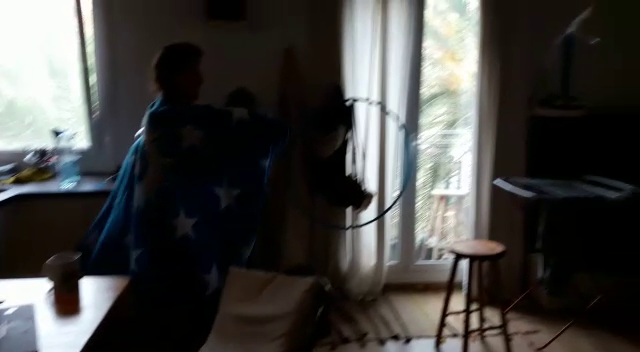
#> input picture frame 15 of src/weeks/week4/frame-block-matching-master/video.mp4, 640 x 352 px
$ python video_stabilization_block_final.py
#> lines starting #> are read from the running program, lines starting #| are printed output that depends on the picture
#> further down, prev is the input picture: shape (352, 640, 3); mean B, G, R 64.9, 66.7, 67.6
### src/weeks/week4/frame-block-matching-master/ebma_searcher.py
"""
Estimates the motion between to frame images
 by running an Exhaustive search Block Matching Algorithm (EBMA).
Minimizes the norm of the Displaced Frame Difference (DFD).

Tried in Python 2.7.5

!! DEPENDENCIES !!
This script depends on the following Python Packages:
- argparse, to parse command line arguments
- scikit-image, to save images
- OpenCV, to scale an image
- numpy, to speed up array manipulation
- matplotlib, for quiver
"""

import argparse
import os
import itertools
import math
import sys
import time

import numpy as np
import matplotlib.pyplot as plt
import pandas as pd

sys.path.append('/usr/local/lib/python2.7/site-packages')
import cv2 as cv


# import timeit

from skimage.io import imsave
from utils import positive_integer, subarray, show_quiver

# Local libraries:
import utils_opticalFlow as utOF

target_frame_path = '/home/agus/repos/mcv-m6-2019-team1/data/kitti_optical_flow/training_sequences/000045_10.png'
anchor_frame_path = '/home/agus/repos/mcv-m6-2019-team1/data/kitti_optical_flow/training_sequences/000045_11.png'

gt_folder = '/home/agus/repos/mcv-m6-2019-team1/data/kitti_optical_flow/gt'
sequence = '000045_10.png'

IN_DIR = '../../../../data/kitti_optical_flow/'
OUT_DIR = '../../../../output/week4/task1/'

target_frame_path = IN_DIR + '/training_sequences/000045_10.png'
anchor_frame_path = IN_DIR + '/training_sequences/000045_11.png'

gt_folder = IN_DIR + 'gt'
sequence = '000045_10.png'

#block_size_list = [4, 8, 16, 32, 64]
#search_range_list = [4, 8, 16, 32, 64]
block_size_list = [200]
search_range_list = [2]

norm = 2
pixel_acc = 1

vals = list()
mse_script = []
psnr_script = []
msen_values = []
pepn_values = []
time_values = []
block_size_values = []
search_range_values = []


# [89 lines left out: function main, not called in this run]


class EBMA_searcher():
    """
    Estimates the motion between to frame images
     by running an Exhaustive search Block Matching Algorithm (EBMA).
    Minimizes the norm of the Displaced Frame Difference (DFD).
    """

    def __init__(self, N, R, p=1, acc=1):
        """
        :param N: Size of the blocks the image will be cut into, in pixels.
        :param R: Range around the pixel where to search, in pixels.
        :param p: Norm used for the DFD. p=1 => MAD, p=2 => MSE. Default: p=1.
        :param acc: 1: Integer-Pel Accuracy (no interpolation),
                    2: Half-Integer Accuracy (Bilinear interpolation)
        """

        self.N = N
        self.R = R
        self.p = p
        self.acc = acc

    def run(self, anchor_frame, target_frame):
        """
        Run!
        :param anchor_frame: Image that will be predicted.
        :param target_frame: Image that will be used to predict the target frame.
        :return: A tuple consisting of the predicted image and the motion field.
        """

        acc = self.acc
        height = anchor_frame.shape[0]
        width = anchor_frame.shape[1]
        N = self.N
        R = self.R
        p = self.p

        # interpolate original images if half-pel accuracy is selected
        if acc == 1:
            pass
        elif acc == 2:
            target_frame = cv.resize(target_frame, dsize=(width * 2, height * 2))
        else:
            raise ValueError('pixel accuracy should be 1 or 2. Got %s instead.' % acc)

        # predicted frame. anchor_frame is predicted from target_frame
        predicted_frame = np.empty((height, width), dtype=np.uint8)

        # motion field consisting in the displacement of each block in vertical and horizontal
        motion_field = np.empty((int(height / N), int(width / N), 2))

        # loop through every NxN block in the target image
        for (blk_row, blk_col) in itertools.product(xrange(0, height - (N - 1), N),
                                                    xrange(0, width - (N - 1), N)):

            # block whose match will be searched in the anchor frame
            blk = anchor_frame[blk_row:blk_row + N, blk_col:blk_col + N]

            # minimum norm of the DFD norm found so far
            dfd_n_min = np.infty

            # search which block in a surrounding RxR region minimizes the norm of the DFD. Blocks overlap.
            for (r_col, r_row) in itertools.product(range(-R, (R + N)),
                                                    range(-R, (R + N))):
                # candidate block upper left vertex and lower right vertex position as (row, col)
                up_l_candidate_blk = ((blk_row + r_row) * acc, (blk_col + r_col) * acc)
                low_r_candidate_blk = ((blk_row + r_row + N - 1) * acc, (blk_col + r_col + N - 1) * acc)

                # don't search outside the anchor frame. This lowers the computational cost
                if up_l_candidate_blk[0] < 0 or up_l_candidate_blk[1] < 0 or \
                                low_r_candidate_blk[0] > height * acc - 1 or low_r_candidate_blk[1] > width * acc - 1:
                    continue

                # the candidate block may fall outside the anchor frame
                candidate_blk = subarray(target_frame, up_l_candidate_blk, low_r_candidate_blk)[::acc, ::acc]
                assert candidate_blk.shape == (N, N)

                dfd = np.array(candidate_blk, dtype=np.float16) - np.array(blk, dtype=np.float16)

                if p==2:
                    dfd = dfd.astype(int)

                candidate_dfd_norm = np.linalg.norm(dfd, ord=p)


                # a better matching block has been found. Save it and its displacement
                if candidate_dfd_norm < dfd_n_min:
                    dfd_n_min = candidate_dfd_norm
                    matching_blk = candidate_blk
                    dy = r_col
                    dx = r_row

            # construct the predicted image with the block that matches this block
            predicted_frame[blk_row:blk_row + N, blk_col:blk_col + N] = matching_blk

            #print str((blk_row / N, blk_col / N)) + '--- Displacement: ' + str((dx, dy))

            # displacement of this block in each direction
            motion_field[blk_row / N, blk_col / N, 1] = dx
            motion_field[blk_row / N, blk_col / N, 0] = dy

        return predicted_frame, motion_field


# [2 lines that do not run on import are left out]

    # tictoc = timeit.timeit(main, number=1)
    # print 'Time to run the whole main(): %s' %tictoc

### src/weeks/week4/frame-block-matching-master/utils.py
import argparse

import matplotlib.pyplot as plt
import numpy as np


# [15 lines left out: function positive_integer, not called in this run]


def show_gray_img(asd):
    plt.imshow(asd, cmap='gray')
    plt.show()


def show_quiver(x_component_arrows, y_components_arrows):
    plt.quiver(x_component_arrows, y_components_arrows)
    plt.show()


def subarray(array, (upper_left_pix_row, upper_left_pix_col), (lower_right_pix_row, lower_right_pix_col)):
    """
    Return a subarray containing the pixels delimited by the pixels between upper_left_pix and lower_right.
    If asked for pixels outside the image boundary, such pixels have value 0.
    """

    if upper_left_pix_row > lower_right_pix_row or upper_left_pix_col > lower_right_pix_col:
        raise ValueError('coordinates of the subarray should correspond to a meaningful rectangle')

    orig_array = np.array(array)

    num_rows = lower_right_pix_row - upper_left_pix_row + 1
    num_cols = lower_right_pix_col - upper_left_pix_col + 1

    subarr = np.zeros((num_rows, num_cols), dtype=orig_array.dtype)

    # zoomed outside the original image
    if lower_right_pix_col < 0 or lower_right_pix_row < 0 or \
                    upper_left_pix_col > orig_array.shape[1] - 1 or upper_left_pix_row > orig_array.shape[0] - 1:
        return subarr

    # region of the original image that is inside the desired region
    # (i = col, j=row)
    # _________________________________
    # |                                | original image
    # |   _____________________________|____
    # |   |(j_o_1, i_o_1)              |    |
    # |   |             (j_o_2, i_o_2) |    |
    # |___|____________________________|    |
    # |                                 |
    # |_________________________________|  sliced final image

    if upper_left_pix_col < 0:
        i_o_1 = 0
    else:
        i_o_1 = upper_left_pix_col
    if upper_left_pix_row < 0:
        j_o_1 = 0
    else:
        j_o_1 = upper_left_pix_row

    if lower_right_pix_col > orig_array.shape[1] - 1:
        i_o_2 = orig_array.shape[1] - 1
    else:
        i_o_2 = lower_right_pix_col
    if lower_right_pix_row > orig_array.shape[0] - 1:
        j_o_2 = orig_array.shape[0] - 1
    else:
        j_o_2 = lower_right_pix_row


    # region of the final image that is inside the original image, and whose content will be taken from the orig im
    # (i = col, j=row)
    # _________________________________
    # |                                | original image
    # |   _____________________________|____
    # |   |(j_f_1, i_f_1)              |    |
    # |   |             (j_f_2, i_f_2) |    |
    # |___|____________________________|    |
    #     |                                 |
    #     |_________________________________|  sliced final image

    if upper_left_pix_col < 0:
        i_f_1 = -upper_left_pix_col
    else:
        i_f_1 = 0
    if upper_left_pix_row < 0:
        j_f_1 = -upper_left_pix_row
    else:
        j_f_1 = 0

    if lower_right_pix_col > orig_array.shape[1] - 1:
        i_f_2 = (orig_array.shape[1] - 1) - upper_left_pix_col
    else:
        i_f_2 = num_cols - 1
    if lower_right_pix_row > orig_array.shape[0] - 1:
        j_f_2 = (orig_array.shape[0] - 1) - upper_left_pix_row
    else:
        j_f_2 = num_rows - 1

    subarr[j_f_1:j_f_2 + 1, i_f_1:i_f_2 + 1] = orig_array[j_o_1:j_o_2 + 1, i_o_1:i_o_2 + 1]

    return subarr

### src/weeks/week4/frame-block-matching-master/video_stabilization_block_final.py
# Import numpy and OpenCV
import numpy as np
import cv2 as cv
#from utils.ebma_searcher import EBMA_searcher
from ebma_searcher import EBMA_searcher
import time
import os
DATA_DIR = '.'
OUT_DIR = '../../../../output/week4/task2'
def pol2cart(rho, phi):
    x = rho * np.cos(phi)
    y = rho * np.sin(phi)
    return(x, y)

def OFToRot(Du,Dv):
    s = np.shape(Du)
    #
    x1,y1 = np.meshgrid(range(s[1]),range(s[0]))
    x2 = x1+Du
    y2 = y1+Dv
    mag1, ang1 = cv.cartToPolar(x1,y1)
    mag2, ang2 = cv.cartToPolar(x2,y2)

    ang = ang2-ang1
    return ang

def movingAverage(curve, radius):
    window_size = 2 * radius + 1
    # Define the filter
    f = np.ones(window_size) / window_size
    # Add padding to the boundaries
    curve_pad = np.lib.pad(curve, (radius, radius), 'edge')
    # Apply convolution
    curve_smoothed = np.convolve(curve_pad, f, mode='same')
    # Remove padding
    curve_smoothed = curve_smoothed[radius:-radius]
    # return smoothed curve
    return curve_smoothed


def smooth(trajectory):
    smoothed_trajectory = np.copy(trajectory)
    # Filter the x, y and angle curves
    for i in range(3):
        smoothed_trajectory[:, i] = movingAverage(trajectory[:, i], radius=SMOOTHING_RADIUS)

    return smoothed_trajectory


def fixBorder(frame):
    s = frame.shape
    # Scale the image 4% without moving the center
    T = cv.getRotationMatrix2D((s[1] / 2, s[0] / 2), 0, 1.04)
    frame = cv.warpAffine(frame, T, (s[1], s[0]))
    return frame

def im_rescale(img):

    width = int(img.shape[1] * 0.5)
#> width = 320
    height = int(img.shape[0] * 0.5)
#> height = 176
    dim = (width, height)
#> dim = (320, 176)
    # resize image
    return cv.resize(img, dim, interpolation = cv.INTER_AREA)


block_size = 16
search_range = 30
norm = 1
pixel_acc = 1

# The larger the more stable the video, but less reactive to sudden panning
SMOOTHING_RADIUS = 50

# Read input video
cap = cv.VideoCapture(os.path.join(DATA_DIR,'video.mp4'))


# Get frame count

n_frames = int(cap.get(cv.CAP_PROP_FRAME_COUNT))
#n_frames = int(cap.get(cv.cv.CV_CAP_PROP_FRAME_COUNT))

# Get width and height of video stream
w = int(cap.get(cv.CAP_PROP_FRAME_WIDTH))
h = int(cap.get(cv.CAP_PROP_FRAME_HEIGHT))
#w = int(cap.get(cv.cv.CV_CAP_PROP_FRAME_WIDTH))
#h = int(cap.get(cv.cv.CV_CAP_PROP_FRAME_HEIGHT))

# Get frames per second (fps)
fps = cap.get(cv.CAP_PROP_FPS)
#fps = cap.get(cv.cv.CV_CAP_PROP_FPS)

# Define the codec for output video
fourcc = cv.VideoWriter_fourcc(*'MJPG')
#fourcc = cv.cv.CV_FOURCC(*'XVID')

# Set up output video
#out = cv.VideoWriter(os.path.join(DATA_DIR,'video_out.avi'), fourcc, fps, (2 * w, h))

# Read first frame
_, prev = cap.read()
prev = im_rescale(prev)
# Pre-define transformation-store array
transforms = np.zeros((n_frames - 1, 3), np.float32)

print('Start iterating over frames...')

#seq_stabilized = np.zeros((h,w,3,n_frames-1))
prev_grey = cv.cvtColor(prev, cv.COLOR_BGR2GRAY)
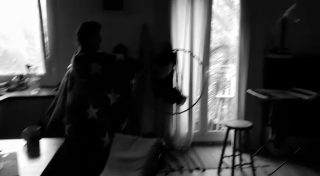
#> prev_grey: shape (176, 320); min 0, max 255, mean 66.8
#seq_stabilized[:,:,:,0] = prev

N = 100
for i in range(n_frames - 2):   #(1, N):
    print('{}/{}'.format(i,N-1))
    # Read next frame
    success, curr = cap.read()
    curr = im_rescale(curr)
    #if i<33:
    #    continue

    if not success:
        break
    #target_frm = curr
    #anchor_frm = prev

    #anchor_frm_grey = prev_grey
    prev_grey = cv.cvtColor(prev, cv.COLOR_BGR2GRAY)
    curr_grey = cv.cvtColor(curr, cv.COLOR_BGR2GRAY)

    ebma = EBMA_searcher(N=block_size,
                         R=search_range,
                         p=norm,
                         acc=pixel_acc)

    predicted_frm, motion_field = \
#> (the run stopped early here; a loop or call above may not have finished)

$ run again, starting later in the video
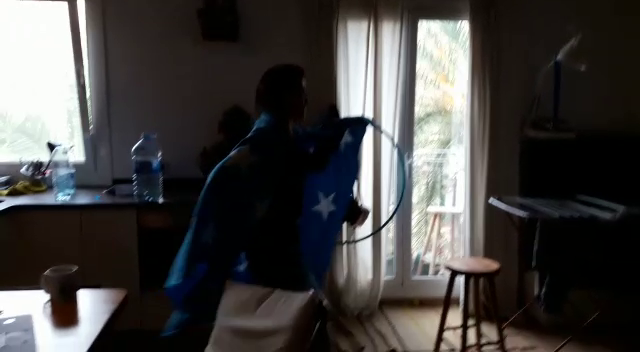
#> input picture frame 70 of src/weeks/week4/frame-block-matching-master/video.mp4, 640 x 352 px
#> prev is the input picture: shape (352, 640, 3); mean B, G, R 65.4, 66.4, 68.3

$ run again, starting later in the video
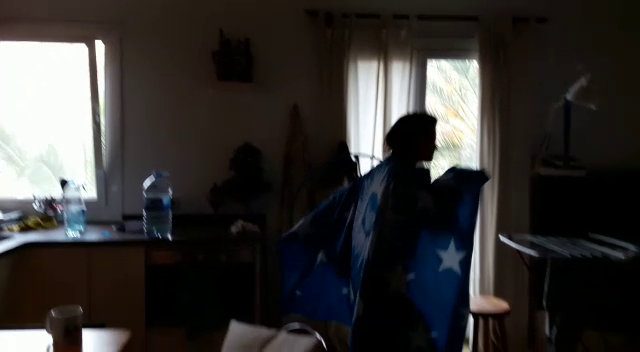
#> input picture frame 124 of src/weeks/week4/frame-block-matching-master/video.mp4, 640 x 352 px
#> prev is the input picture: shape (352, 640, 3); mean B, G, R 49.4, 50.6, 53
